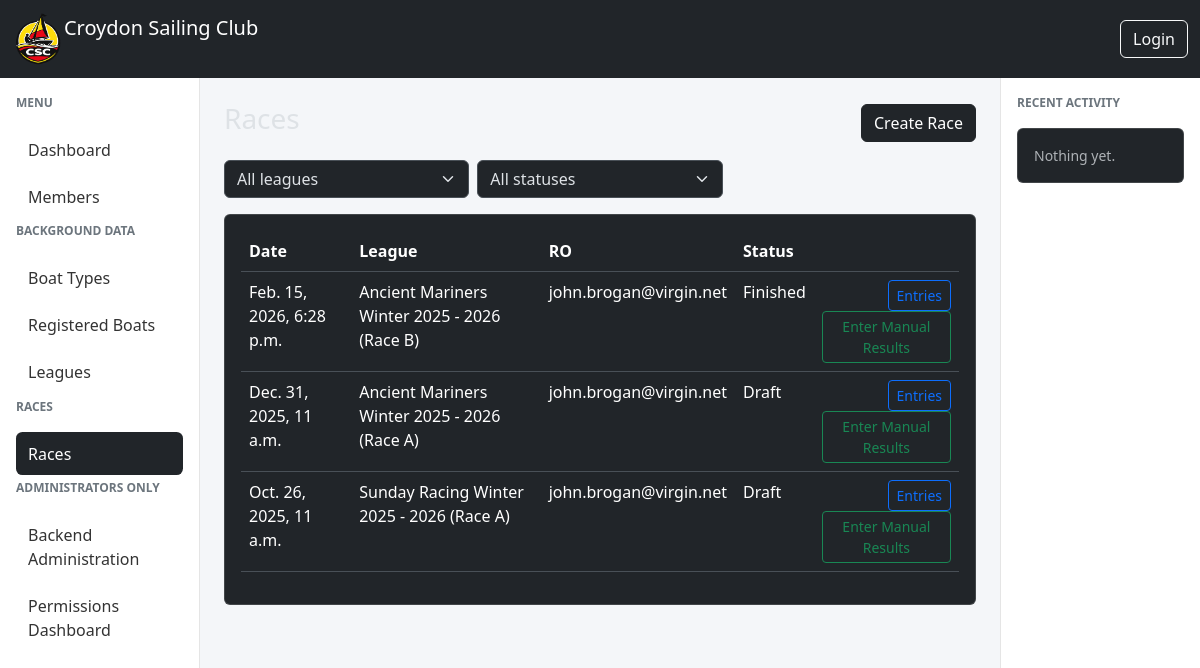
The app's page /, older data.
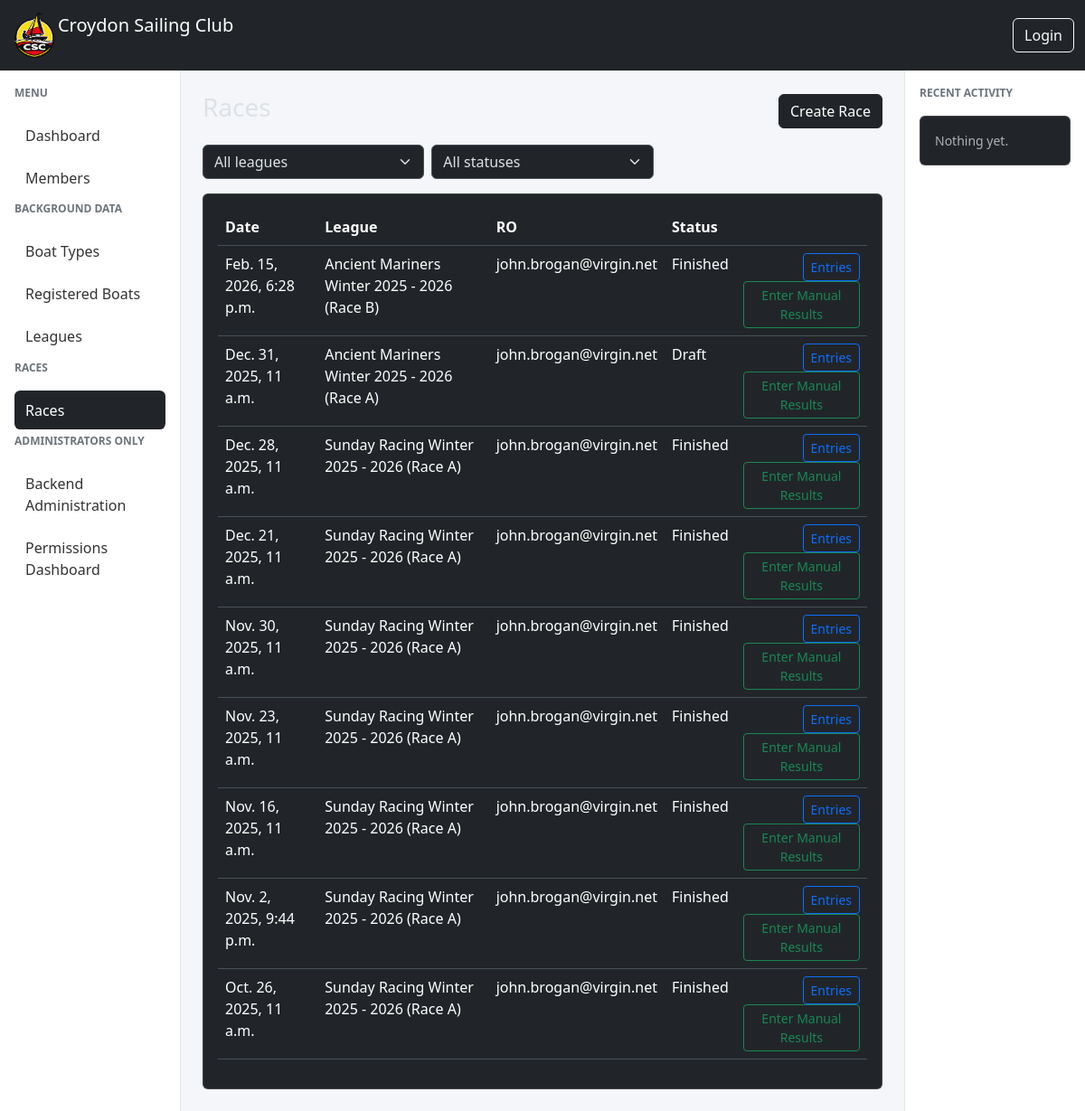
The same page, newer data.
### races/models.py (models this page shows, shortened)
class Race(models.Model):
    event = models.OneToOneField(Event, on_delete=models.CASCADE)
    league = models.ForeignKey(
        "races.League",
        on_delete=models.SET_NULL,
        null=True,
        blank=True,
        related_name="races",
    )
    race_officer = models.ForeignKey(
        settings.AUTH_USER_MODEL,
        on_delete=models.SET_NULL,
        null=True,
        related_name="races_as_ro",
    )
    assistant_race_officer = models.ForeignKey(
        settings.AUTH_USER_MODEL,
        on_delete=models.SET_NULL,
        null=True,
        blank=True,
        related_name="races_as_aro",
    )
    class RaceStatus(models.TextChoices):
        DRAFT = "draft", "Draft"
        OPEN = "open", "Open"
        RUNNING = "running", "Running"
        FINISHED = "finished", "Finished"
        VERIFIED = "verified", "Verified"
        LOCKED = "locked", "Locked"
    status = models.CharField(
        max_length=20,
        choices=RaceStatus.choices,
        default=RaceStatus.DRAFT,
    )

class Event(models.Model):
    class EventType(models.TextChoices):
        RACE = "race", "Race"
        MEETING = "meeting", "Meeting"
        WORKPARTY = "workparty", "Work Party"
    start_datetime = models.DateTimeField()
    type = models.CharField(max_length=20, choices=EventType.choices)
    created_by = models.ForeignKey(
        settings.AUTH_USER_MODEL,
        on_delete=models.SET_NULL,
        null=True,
        related_name="events_created",
    )
    created_at = models.DateTimeField(auto_now_add=True)
    is_active = models.BooleanField(default=True)

class League(models.Model):
    name = models.CharField(max_length=200, unique=True)
    description = models.CharField(max_length=200, blank=True)
    date_from = models.DateField(help_text='The first date a race can be added to this league')
    date_to = models.DateField(help_text='The last date a race can be added to this league')
    def __str__(self):
        return self.name

### members/models.py (models this page shows, shortened)
class Member(AbstractUser):
    username = models.CharField(
        max_length=150,
        unique=True,
        null=True,
        blank=True,
        verbose_name="Alias"
    )
    email = models.EmailField(
        unique=True,
        verbose_name="Email Address"
    )
    full_name = models.CharField(
        max_length=255,
        blank=True,
        help_text="Full name as an alternative to first and last name"
    )
    email_verified = models.BooleanField(
        default=False,
        help_text="Designates whether the user's email has been verified"
    )
    default_boat = models.ForeignKey(
        "races.RegisteredBoat",
        on_delete=models.SET_NULL,
        null=True,
        blank=True,
        related_name="default_for_members",
    )
    USERNAME_FIELD = "email"
    REQUIRED_FIELDS = ["username"]
    def __str__(self):
        return self.email

### races/views.py (the view)
# urls.py: path("", RaceListView.as_view(), name="races-list"),
class RaceListView(ListView):
    model = Race
    template_name = "races/race_list.html"
    context_object_name = "races"
    ordering = ["-event__start_datetime"]
    def get_queryset(self):
        qs = super().get_queryset().select_related("league")
        league_id = self.request.GET.get("league")
        status = self.request.GET.get("status")
        if league_id and league_id != "all":
            qs = qs.filter(league_id=league_id)
        if status and status != "all":
            qs = qs.filter(status=status)
        return qs
    def get_context_data(self, **kwargs):
        context = super().get_context_data(**kwargs)
        context["leagues"] = League.objects.order_by("name")
        context["selected_league"] = self.request.GET.get("league", "all")
        context["selected_status"] = self.request.GET.get("status", "all")
        return context

### races/templates/races/race_list.html (shortened to what this page needs)
{% extends "base.html" %}
{% block content %}
<div class="d-flex justify-content-between align-items-center mb-3">
    <h3>Races</h3>
    <a href="{% url 'race-add' %}" class="btn btn-dark">
        Create Race
    </a>
</div>
<form method="get" class="row g-2 mb-3">
    <div class="col-md-4">
        <select name="league" class="form-select" onchange="this.form.submit()">
            <option value="all">All leagues</option>
        </select>
    </div>
    <div class="col-md-4">
        <select name="status" class="form-select" onchange="this.form.submit()">
            <option value="all">All statuses</option>
        </select>
    </div>
</form>
<div class="card">
    <div class="card-body">
        <table class="table table-hover">
            <thead>
                <tr>
                    <th>Date</th>
                    <th>League</th>
                    <th>RO</th>
                    <th>Status</th>
                    <th></th>
                </tr>
            </thead>
            <tbody>
            {% for race in races %}
                <tr>
                    <td>{{ race.event.start_datetime }}</td>
                    <td>{{ race.league|default:"—" }}</td>
                    <td>{{ race.race_officer|default:"—" }}</td>
                    <td>{{ race.get_status_display }}</td>
                    <td class="text-end">
                        <a href="{% url 'race-entries' race.pk %}"
                           class="btn btn-sm btn-outline-primary">
                           Entries
                        </a>
                        <a href="{% url 'race-results-manual' race.pk %}"
                            class="btn btn-sm btn-outline-success">
                            Enter Manual Results
                        </a>
                    </td>
                </tr>
            {% empty %}
                <tr>
                    <td colspan="5" class="text-center text-muted">
                        No races yet
                    </td>
                </tr>
            {% endfor %}
            </tbody>
        </table>
    </div>
</div>
{% endblock %}

Row changes from the older to the newer data that the page shows:
added Race: event.start_datetime "Dec. 28, 2025, 11 a.m.", league "Sunday Racing Winter 2025 - 2026 (Race A)", race_officer "john.brogan@virgin.net", status "Finished"
added Race: event.start_datetime "Dec. 21, 2025, 11 a.m.", league "Sunday Racing Winter 2025 - 2026 (Race A)", race_officer "john.brogan@virgin.net", status "Finished"
added Race: event.start_datetime "Nov. 30, 2025, 11 a.m.", league "Sunday Racing Winter 2025 - 2026 (Race A)", race_officer "john.brogan@virgin.net", status "Finished"
added Race: event.start_datetime "Nov. 23, 2025, 11 a.m.", league "Sunday Racing Winter 2025 - 2026 (Race A)", race_officer "john.brogan@virgin.net", status "Finished"
added Race: event.start_datetime "Nov. 16, 2025, 11 a.m.", league "Sunday Racing Winter 2025 - 2026 (Race A)", race_officer "john.brogan@virgin.net", status "Finished"
added Race: event.start_datetime "Nov. 2, 2025, 9:44 p.m.", league "Sunday Racing Winter 2025 - 2026 (Race A)", race_officer "john.brogan@virgin.net", status "Finished"
changed Race "Oct. 26, 2025, 11 a.m.": status "Draft" → "Finished"
